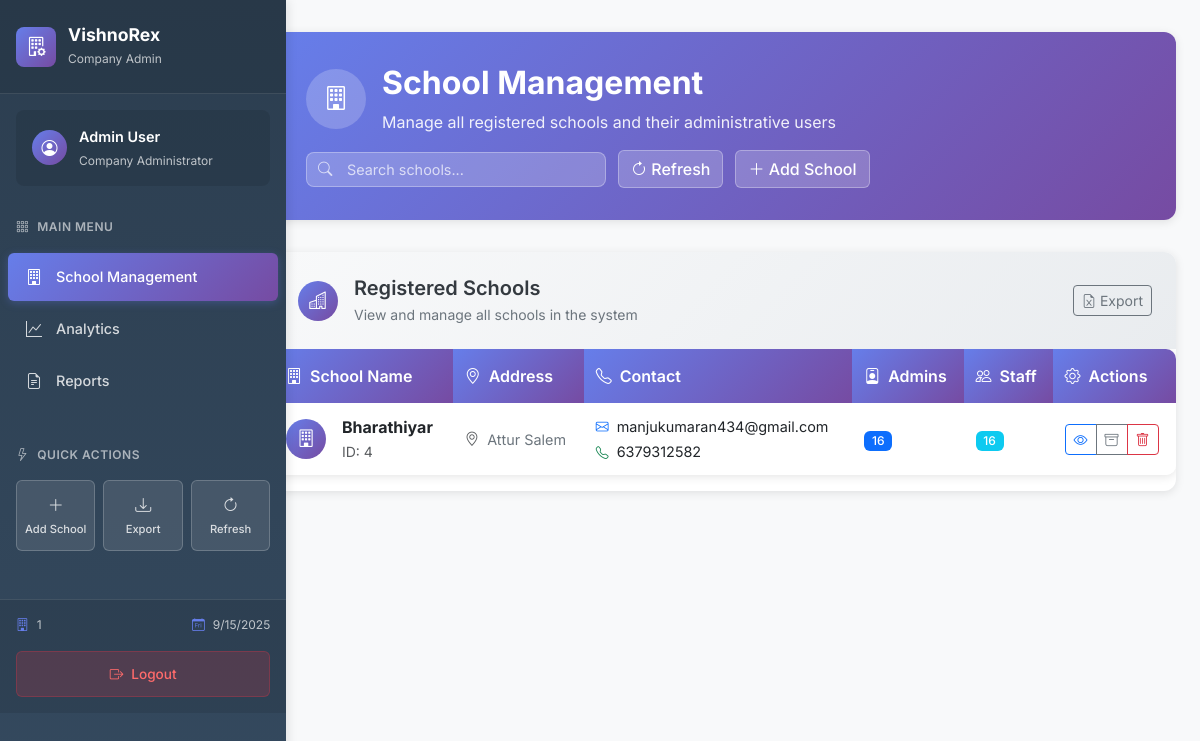
The app's page /company/dashboard (signed in) with its own data.
### tables this page shows
CREATE TABLE schools (
            id INTEGER PRIMARY KEY AUTOINCREMENT,
            name TEXT NOT NULL,
            address TEXT,
            contact_email TEXT,
            contact_phone TEXT,
            created_at TIMESTAMP DEFAULT CURRENT_TIMESTAMP
        , logo_url TEXT, is_hidden BOOLEAN DEFAULT 0);

### app.py (the view)
@app.route('/company/dashboard')
def company_dashboard():
    if 'user_id' not in session or session['user_type'] != 'company_admin':
        return redirect(url_for('index'))
    db = get_db()
    schools = db.execute('''
        SELECT s.id, s.name, s.address, s.contact_email, s.contact_phone,
               COUNT(a.id) as admin_count,
               COUNT(st.id) as staff_count
        FROM schools s
        LEFT JOIN admins a ON s.id = a.school_id
        LEFT JOIN staff st ON s.id = st.school_id
        GROUP BY s.id
        ORDER BY s.name
    ''').fetchall()
    return render_template('company_dashboard.html', schools=schools)

### database.py (called while the page is built)
def get_db():
    db = getattr(g, '_database', None)
    if db is None:
        db = g._database = sqlite3.connect(DATABASE)
        db.row_factory = sqlite3.Row
    return db

### templates/company_dashboard.html (shortened to what this page needs)
<!DOCTYPE html>
<html lang="en">
<head>
    <link href="https://cdn.jsdelivr.net/npm/bootstrap@5.3.0/dist/css/bootstrap.min.css" rel="stylesheet">
    <link rel="stylesheet" href="https://cdn.jsdelivr.net/npm/bootstrap-icons@1.10.0/font/bootstrap-icons.css">
    <link rel="stylesheet" href="{{ url_for('static', filename='css/styles.css') }}">
    <link rel="stylesheet" href="{{ url_for('static', filename='css/salary_management.css') }}">
</head>
<body>
    <div class="container-fluid">
        <div class="row">
            <nav class="col-md-2 enhanced-sidebar">
                <div class="sidebar-header">
                    <div class="brand-logo">
                        <div class="logo-icon">
                            <i class="bi bi-building-gear"></i>
                        </div>
                        <div class="brand-text">
                            <h6 class="brand-title">VishnoRex</h6>
                            <small class="brand-subtitle">Company Admin</small>
                        </div>
                    </div>
                </div>
                <div class="sidebar-content">
                    <div class="user-profile">
                        <div class="user-avatar">
                            <i class="bi bi-person-circle"></i>
                        </div>
                        <div class="user-info">
                            <div class="user-name">{{ session.get('full_name', 'Company Admin') }}</div>
                            <div class="user-role">Company Administrator</div>
                        </div>
                    </div>
                    <div class="nav-section">
                        <div class="nav-section-title">
                            <i class="bi bi-grid-3x3-gap"></i>
                            <span>Main Menu</span>
                        </div>
                        <ul class="nav-menu">
                            <li class="nav-item">
                                <a class="nav-link active" href="#">
                                    <div class="nav-icon">
                                        <i class="bi bi-building"></i>
                                    </div>
                                    <span class="nav-text">School Management</span>
                                </a>
                            </li>
                            <li class="nav-item">
                                <a class="nav-link" href="#" onclick="showStatistics()">
                                    <div class="nav-icon">
                                        <i class="bi bi-graph-up"></i>
                                    </div>
                                    <span class="nav-text">Analytics</span>
                                </a>
                            </li>
                            <li class="nav-item">
                                <a class="nav-link" href="#" onclick="showReports()">
                                    <div class="nav-icon">
                                        <i class="bi bi-file-earmark-text"></i>
                                    </div>
                                    <span class="nav-text">Reports</span>
                                </a>
                            </li>
                        </ul>
                    </div>
                    <div class="nav-section">
                        <div class="nav-section-title">
                            <i class="bi bi-lightning"></i>
                            <span>Quick Actions</span>
                        </div>
                        <div class="quick-actions">
                            <button type="button" class="quick-action-btn" data-bs-toggle="modal" data-bs-target="#addSchoolModal" title="Add School">
                                <i class="bi bi-plus-lg"></i>
                                <span>Add School</span>
                            </button>
                            <button type="button" class="quick-action-btn" id="exportCompanyReportBtn" title="Export Report">
                                <i class="bi bi-download"></i>
                                <span>Export</span>
                            </button>
                            <button type="button" class="quick-action-btn" onclick="refreshData()" title="Refresh">
                                <i class="bi bi-arrow-clockwise"></i>
                                <span>Refresh</span>
                            </button>
                        </div>
                    </div>
                </div>
                <div class="sidebar-footer">
                    <div class="footer-stats">
                        <div class="stat-item">
                            <i class="bi bi-building"></i>
                            <span id="totalSchoolsCount">{{ schools|length if schools else 0 }}</span>
                        </div>
                        <div class="stat-item">
                            <i class="bi bi-calendar-day"></i>
                            <span id="currentDate">-</span>
                        </div>
                    </div>
                    <button type="button" class="logout-btn" onclick="logout()" title="Logout">
                        <i class="bi bi-box-arrow-right"></i>
                        <span>Logout</span>
                    </button>
                </div>
            </nav>
            <main class="col-md-10 ms-sm-auto px-md-4 salary-main-content">
                <div class="salary-header">
                    <div class="header-content">
                        <div class="header-title">
                            <div class="title-icon">
                                <i class="bi bi-building"></i>
                            </div>
                            <div class="title-text">
                                <h1 class="main-title">School Management</h1>
                                <p class="subtitle">Manage all registered schools and their administrative users</p>
                            </div>
                        </div>
                        <div class="header-actions">
                            <div class="search-container">
                                <input type="text" class="form-control" id="schoolSearch" placeholder="Search schools..." aria-label="Search schools">
                                <i class="bi bi-search search-icon"></i>
                            </div>
                            <button type="button" class="btn btn-outline-primary" onclick="refreshData()" title="Refresh data">
                                <i class="bi bi-arrow-clockwise"></i> Refresh
                            </button>
                            <button type="button" class="btn btn-success" data-bs-toggle="modal" data-bs-target="#addSchoolModal" title="Add new school">
                                <i class="bi bi-plus-lg"></i> Add School
                            </button>
                        </div>
                    </div>
                </div>
                <div class="salary-filters-card">
                    <div class="card-header">
                        <div class="header-icon">
                            <i class="bi bi-buildings"></i>
                        </div>
                        <div class="header-content">
                            <h5 class="card-title">Registered Schools</h5>
                            <p class="card-subtitle">View and manage all schools in the system</p>
                        </div>
                        <div class="header-actions">
                            <button type="button" class="btn btn-outline-secondary btn-sm" id="exportCompanyReportBtn" title="Export schools data">
                                <i class="bi bi-file-earmark-excel"></i> Export
                            </button>
                        </div>
                    </div>
                    <div class="card-body">
                        <div class="table-responsive">
                            <table class="table salary-table">
                                <thead>
                                    <tr>
                                        <th><i class="bi bi-building me-2"></i>School Name</th>
                                        <th><i class="bi bi-geo-alt me-2"></i>Address</th>
                                        <th><i class="bi bi-telephone me-2"></i>Contact</th>
                                        <th><i class="bi bi-person-badge me-2"></i>Admins</th>
                                        <th><i class="bi bi-people me-2"></i>Staff</th>
                                        <th><i class="bi bi-gear me-2"></i>Actions</th>
                                    </tr>
                                </thead>
                                <tbody>
                                    {% for school in schools %}
                                    <tr>
                                        <td>
                                            <div class="d-flex align-items-center">
                                                <div class="school-avatar me-3">
                                                    <i class="bi bi-building"></i>
                                                </div>
                                                <div>
                                                    <div class="fw-bold">{{ school.name }}</div>
                                                    <small class="text-muted">ID: {{ school.id }}</small>
                                                </div>
                                            </div>
                                        </td>
                                        <td>
                                            <div class="address-info">
                                                <i class="bi bi-geo-alt text-muted me-1"></i>
                                                {{ school.address or 'Not specified' }}
                                            </div>
                                        </td>
                                        <td>
                                            <div class="contact-info">
                                                {% if school.contact_email %}
                                                <div class="mb-1">
                                                    <i class="bi bi-envelope text-primary me-1"></i>
                                                    {{ school.contact_email }}
                                                </div>
                                                {% endif %}
                                                {% if school.contact_phone %}
                                                <div>
                                                    <i class="bi bi-telephone text-success me-1"></i>
                                                    {{ school.contact_phone }}
                                                </div>
                                                {% endif %}
                                            </div>
                                        </td>
                                        <td>
                                            <span class="badge bg-primary">{{ school.admin_count }}</span>
                                        </td>
                                        <td>
                                            <span class="badge bg-info">{{ school.staff_count }}</span>
                                        </td>
                                        <td>
                                            <div class="btn-group" role="group">
                                                <button type="button" class="btn btn-sm btn-outline-primary view-school" data-school-id="{{ school.id }}" title="View Details">
                                                    <i class="bi bi-eye"></i>
                                                </button>
                                                <button type="button" class="btn btn-sm btn-outline-secondary hide-school" data-school-id="{{ school.id }}" title="Archive">
                                                    <i class="bi bi-archive"></i>
                                                </button>
                                                <button type="button" class="btn btn-sm btn-outline-danger delete-school" data-school-id="{{ school.id }}" title="Delete">
                                                    <i class="bi bi-trash"></i>
                                                </button>
                                            </div>
                                        </td>
                                    </tr>
                                    {% endfor %}
                                </tbody>
                            </table>
                        </div>
                    </div>
                </div>
            </main>
        </div>
    </div>
</body>
</html>

### static/css/styles.css (style rules this page uses)
body { background: linear-gradient(135deg, #667eea 0%, #764ba2 100%); font-family: 'Inter', 'Segoe UI', Tahoma, Geneva, Verdana, sans-serif; min-height: 100vh; margin: 0; padding: 0; }
.container-fluid { padding: 0; margin: 0; max-width: 100%; }
#exportCompanyReportBtn { transition: all 0.3s ease; }
.card-header { padding: 1rem 1.5rem; }
.badge { font-weight: 500; padding: 0.5em 0.75em; }
.btn-success { background-color: #198754; border-color: #198754; }
.table th { font-weight: 600; color: #495057; background-color: #f8f9fa; }

### templates/company_dashboard.html (style rules this page uses)
.container-fluid { padding: 0; margin: 0; }
.row { margin: 0; height: fit-content !important; min-height: unset !important; display: flex; flex-wrap: nowrap; }
.enhanced-sidebar { position: fixed !important; top: 0; left: 0; width: 250px; height: 100vh; overflow-y: auto; overflow-x: hidden; z-index: 1000; display: block !important; }
.salary-main-content { margin-left: 250px !important; width: calc(100% - 250px) !important; min-height: 100vh; padding: 2rem 1rem; overflow-x: hidden; }
.col-md-2, .col-md-10 { padding-left: 0; padding-right: 0; }

### records on screen
schools: name "Bharathiyar", id "4", address "Attur Salem", contact_email "manjukumaran434@gmail.com", contact_phone "6379312582", admin_count "16", staff_count "16"

### other values on screen
{{ session.get('full_name', 'Company Admin') }} "Admin User"
{{ schools|length if schools else 0 }} "1"
